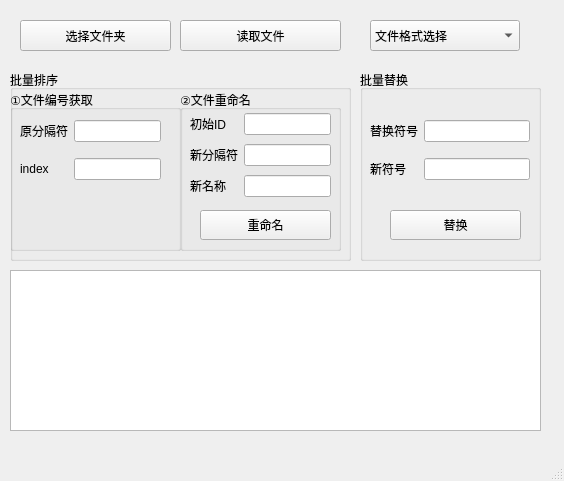
<?xml version="1.0" encoding="UTF-8"?>
<ui version="4.0">
 <class>renameWindow</class>
 <widget class="QMainWindow" name="renameWindow">
  <property name="geometry">
   <rect>
    <x>0</x>
    <y>0</y>
    <width>564</width>
    <height>481</height>
   </rect>
  </property>
  <property name="windowTitle">
   <string>批量文件改名</string>
  </property>
  <widget class="QWidget" name="centralwidget">
   <widget class="QPushButton" name="pathButton">
    <property name="geometry">
     <rect>
      <x>20</x>
      <y>20</y>
      <width>151</width>
      <height>31</height>
     </rect>
    </property>
    <property name="statusTip">
     <string>选择文件所在路径</string>
    </property>
    <property name="text">
     <string>选择文件夹</string>
    </property>
   </widget>
   <widget class="QTextBrowser" name="textBrowser">
    <property name="geometry">
     <rect>
      <x>10</x>
      <y>270</y>
      <width>531</width>
      <height>161</height>
     </rect>
    </property>
   </widget>
   <widget class="QPushButton" name="readButton">
    <property name="geometry">
     <rect>
      <x>180</x>
      <y>20</y>
      <width>161</width>
      <height>31</height>
     </rect>
    </property>
    <property name="statusTip">
     <string>获取文件名</string>
    </property>
    <property name="text">
     <string>读取文件</string>
    </property>
   </widget>
   <widget class="QComboBox" name="comboBox">
    <property name="geometry">
     <rect>
      <x>370</x>
      <y>20</y>
      <width>150</width>
      <height>31</height>
     </rect>
    </property>
    <property name="toolTip">
     <string/>
    </property>
    <property name="statusTip">
     <string>选择修改的文件格式</string>
    </property>
    <property name="whatsThis">
     <string/>
    </property>
    <item>
     <property name="text">
      <string>文件格式选择</string>
     </property>
    </item>
   </widget>
   <widget class="QGroupBox" name="groupBox_3">
    <property name="geometry">
     <rect>
      <x>10</x>
      <y>70</y>
      <width>341</width>
      <height>191</height>
     </rect>
    </property>
    <property name="title">
     <string>批量排序</string>
    </property>
    <widget class="QGroupBox" name="groupBox">
     <property name="geometry">
      <rect>
       <x>0</x>
       <y>20</y>
       <width>171</width>
       <height>161</height>
      </rect>
     </property>
     <property name="title">
      <string>①文件编号获取</string>
     </property>
     <property name="flat">
      <bool>false</bool>
     </property>
     <property name="checkable">
      <bool>false</bool>
     </property>
     <widget class="QWidget" name="gridLayoutWidget">
      <property name="geometry">
       <rect>
        <x>10</x>
        <y>20</y>
        <width>141</width>
        <height>81</height>
       </rect>
      </property>
      <layout class="QGridLayout" name="gridLayout">
       <item row="0" column="1">
        <widget class="QLineEdit" name="identifier">
         <property name="statusTip">
          <string>输入原文件的分隔符</string>
         </property>
         <property name="whatsThis">
          <string/>
         </property>
        </widget>
       </item>
       <item row="0" column="0">
        <widget class="QLabel" name="label_2">
         <property name="text">
          <string>原分隔符</string>
         </property>
        </widget>
       </item>
       <item row="2" column="0">
        <widget class="QLabel" name="label_3">
         <property name="text">
          <string>index</string>
         </property>
        </widget>
       </item>
       <item row="2" column="1">
        <widget class="QLineEdit" name="index">
         <property name="statusTip">
          <string>输入原图像的index</string>
         </property>
         <property name="text">
          <string/>
         </property>
         <property name="frame">
          <bool>true</bool>
         </property>
         <property name="dragEnabled">
          <bool>false</bool>
         </property>
         <property name="readOnly">
          <bool>false</bool>
         </property>
         <property name="clearButtonEnabled">
          <bool>false</bool>
         </property>
        </widget>
       </item>
      </layout>
     </widget>
    </widget>
    <widget class="QGroupBox" name="groupBox_2">
     <property name="geometry">
      <rect>
       <x>170</x>
       <y>20</y>
       <width>161</width>
       <height>161</height>
      </rect>
     </property>
     <property name="title">
      <string>②文件重命名</string>
     </property>
     <widget class="QPushButton" name="renameButton">
      <property name="geometry">
       <rect>
        <x>20</x>
        <y>120</y>
        <width>131</width>
        <height>30</height>
       </rect>
      </property>
      <property name="statusTip">
       <string>将文件命名为初始ID+分隔符+序号的形式</string>
      </property>
      <property name="text">
       <string>重命名</string>
      </property>
     </widget>
     <widget class="QWidget" name="gridLayoutWidget_2">
      <property name="geometry">
       <rect>
        <x>10</x>
        <y>20</y>
        <width>141</width>
        <height>91</height>
       </rect>
      </property>
      <layout class="QGridLayout" name="gridLayout_2">
       <item row="0" column="0">
        <widget class="QLabel" name="label">
         <property name="text">
          <string>初始ID</string>
         </property>
        </widget>
       </item>
       <item row="1" column="1">
        <widget class="QLineEdit" name="newidentifier">
         <property name="statusTip">
          <string>输入新分割符</string>
         </property>
        </widget>
       </item>
       <item row="1" column="0">
        <widget class="QLabel" name="label_4">
         <property name="text">
          <string>新分隔符</string>
         </property>
        </widget>
       </item>
       <item row="0" column="1">
        <widget class="QLineEdit" name="ID">
         <property name="statusTip">
          <string>输入初始ID</string>
         </property>
        </widget>
       </item>
       <item row="2" column="0">
        <widget class="QLabel" name="label_7">
         <property name="text">
          <string>新名称</string>
         </property>
        </widget>
       </item>
       <item row="2" column="1">
        <widget class="QLineEdit" name="nname"/>
       </item>
      </layout>
     </widget>
    </widget>
   </widget>
   <widget class="QGroupBox" name="groupBox_4">
    <property name="geometry">
     <rect>
      <x>360</x>
      <y>70</y>
      <width>181</width>
      <height>191</height>
     </rect>
    </property>
    <property name="title">
     <string>批量替换</string>
    </property>
    <widget class="QWidget" name="gridLayoutWidget_3">
     <property name="geometry">
      <rect>
       <x>10</x>
       <y>40</y>
       <width>160</width>
       <height>80</height>
      </rect>
     </property>
     <layout class="QGridLayout" name="gridLayout_3">
      <item row="0" column="0">
       <widget class="QLabel" name="label_5">
        <property name="text">
         <string>替换符号</string>
        </property>
       </widget>
      </item>
      <item row="1" column="0">
       <widget class="QLabel" name="label_6">
        <property name="text">
         <string>新符号</string>
        </property>
       </widget>
      </item>
      <item row="0" column="1">
       <widget class="QLineEdit" name="oldsymbol">
        <property name="statusTip">
         <string>输入需要替换的符号</string>
        </property>
       </widget>
      </item>
      <item row="1" column="1">
       <widget class="QLineEdit" name="newsymbol">
        <property name="statusTip">
         <string>输入新的符号</string>
        </property>
       </widget>
      </item>
     </layout>
    </widget>
    <widget class="QPushButton" name="replaceButton">
     <property name="geometry">
      <rect>
       <x>30</x>
       <y>140</y>
       <width>131</width>
       <height>30</height>
      </rect>
     </property>
     <property name="statusTip">
      <string>将文件名中的符号替换为新符号</string>
     </property>
     <property name="text">
      <string>替换</string>
     </property>
    </widget>
   </widget>
  </widget>
  <widget class="QStatusBar" name="statusbar"/>
 </widget>
 <resources/>
 <connections/>
</ui>
